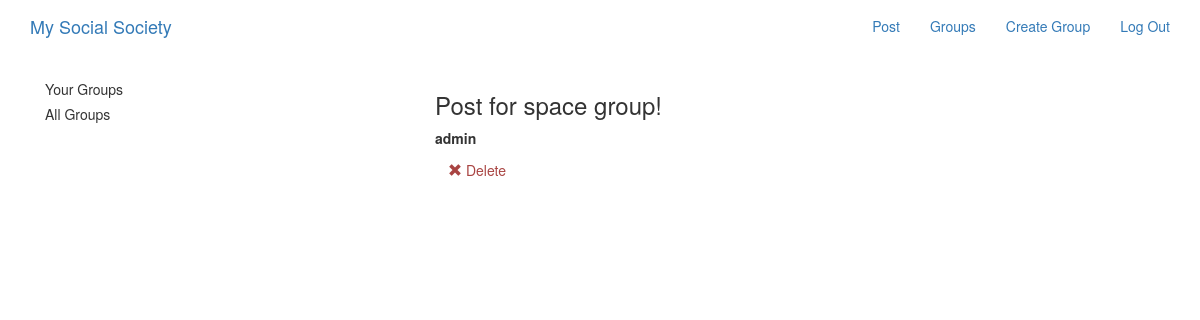
The app's page /posts/ (signed in) with its own data.
### posts/models.py (models this page shows, shortened)
class Post(models.Model):
    user = models.ForeignKey(User, related_name='posts', on_delete=models.CASCADE)
    created_at = models.DateTimeField(auto_now=True)
    message = models.TextField()
    message_html = models.TextField(editable=False)
    group = models.ForeignKey(Group, related_name='posts', null=True, blank=True, on_delete=models.CASCADE)
    class Meta:
        ordering = ['-created_at']
        unique_together = ['user', 'message']

### posts/views.py (the view)
# urls.py: path('', views.PostList.as_view(), name='all'),
class PostList(SelectRelatedMixin, generic.ListView):
    model = models.Post
    select_related = ('user', 'group')

### posts/templates/posts/post_list.html (shortened to what this page needs)
{% extends 'posts/post_base.html' %}
{% block prepost %}
<div class="col-md-4">
    {% if request.user.is_authenticated %}
    <div class="card card-with-shadow">
        <div class="content">
            <h5 class="title">Your Groups</h5>
        </div>
    </div>
    {% endif %}
    <div class="card card-with-shadow">
        <div class="content">
            <h5 class="title">All Groups</h5>
        </div>
    </div>
</div>
{% endblock %}
{% block post_post %}
<div class="col-md-8">
    {% for post in post_list %}
        {% include 'posts/_post.html' %}
    {% endfor %}
</div>
{% endblock %}

### posts/templates/posts/_post.html (shortened to what this page needs)
<div class="post media">
    <h3>{{ post.message_html|safe }}</h3>
    <div class="media-body">
        <strong>{{ post.user.username }}</strong>
        <div class="media-footer">
            {% if user.is_authenticated and post.user == user %}
            <a href="{% url 'posts:delete' pk=post.pk %}" title="delete" class="btn btn-simple">
                <span class="glyphicon glyphicon-remove text-danger" aria-hidden='true'></span>
                <span class="text-danger icon-label">Delete</span>
            </a>
            {% endif %}
        </div>
    </div>
</div>

### records on screen
Post: message_html "Post for space group!", user.username "admin", shows "Delete"
